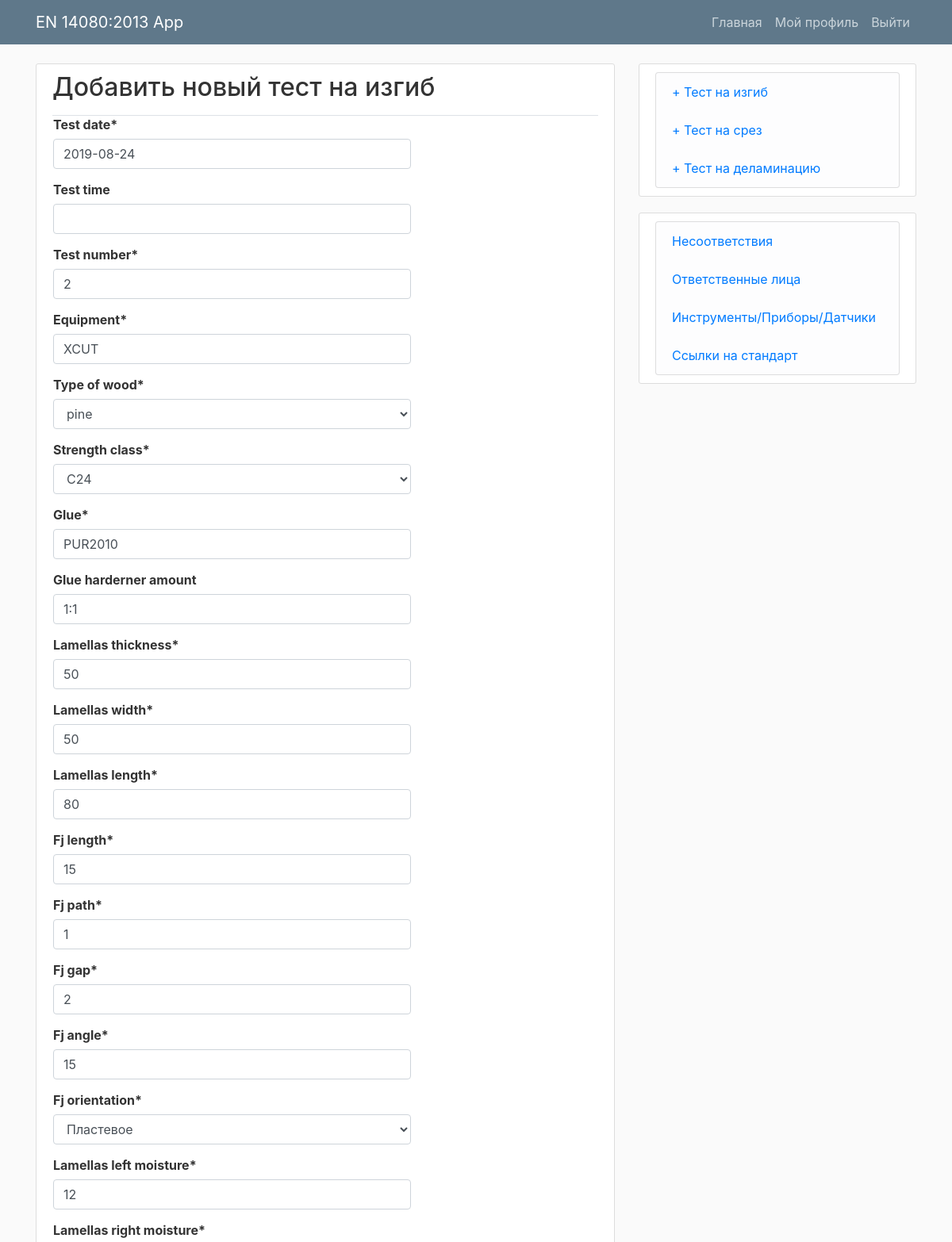
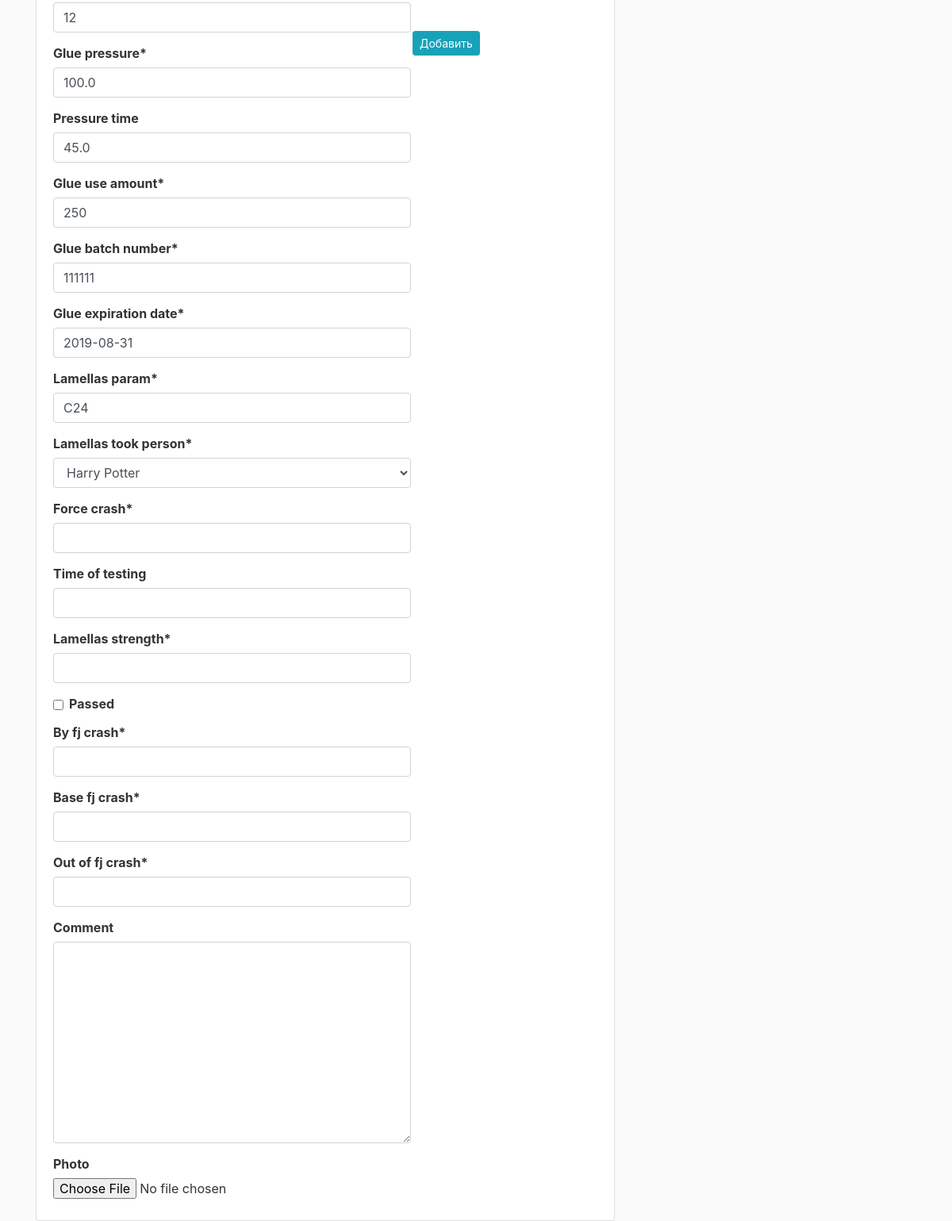
Page /bendtest/ (signed in) on the earlier database version (2 pictures, top to bottom).
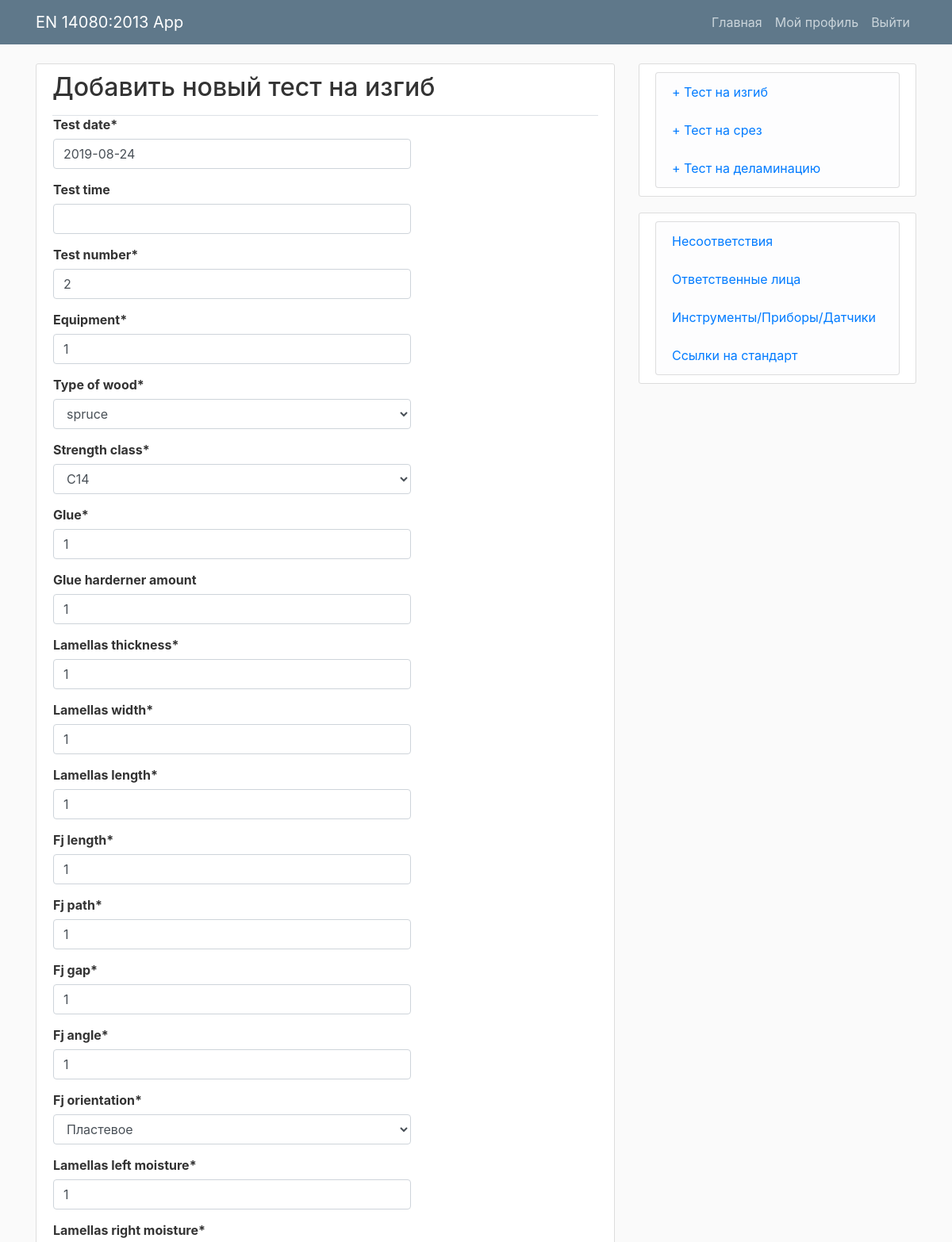
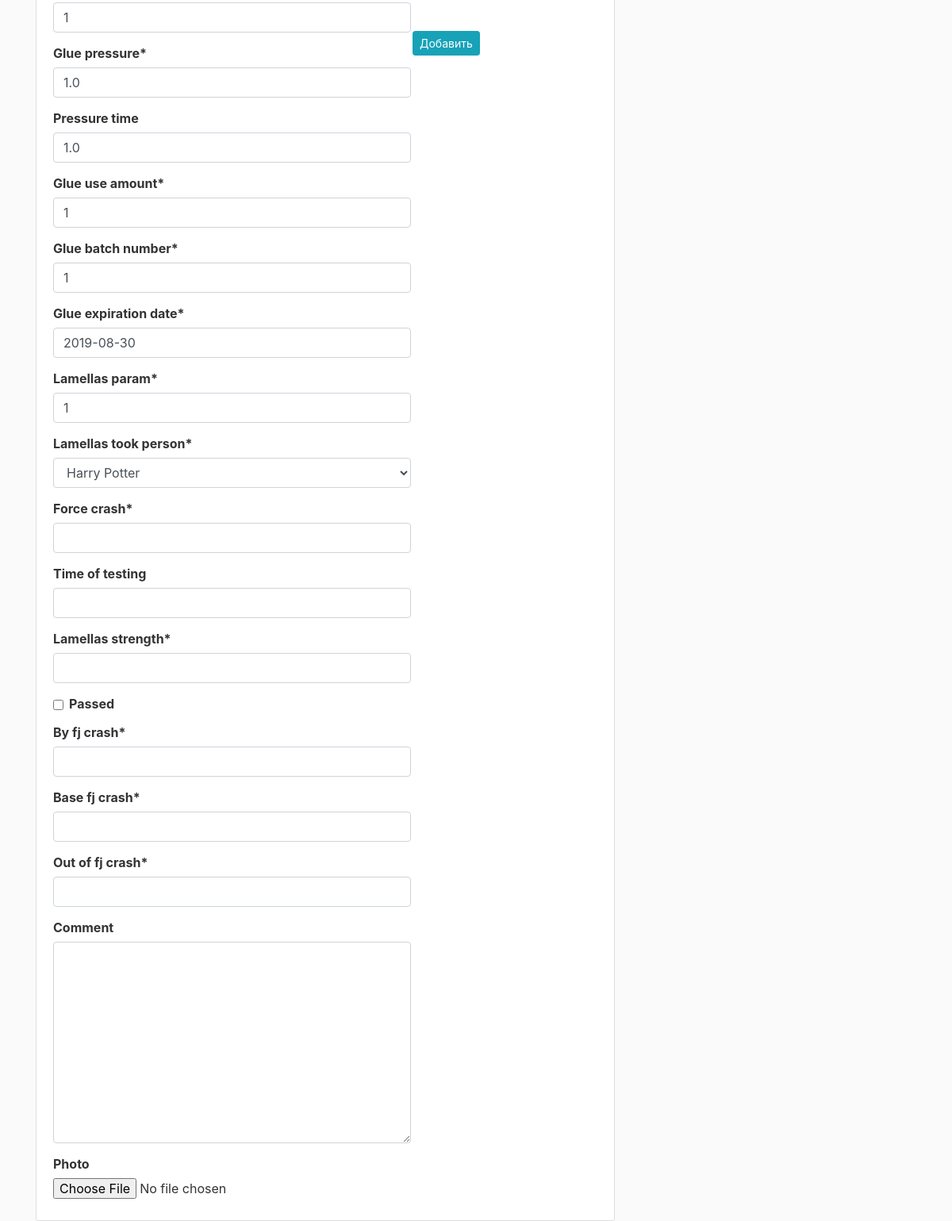
Same page on the later database version (2 pictures, top to bottom).
### mainApp/models.py (models this page shows, shortened)
class TestLamella(models.Model):
	test_date = models.DateField()
	test_time = models.TimeField(blank=True, null=True, default=None)
	test_number = models.IntegerField(default=def_bt_test_number)
	equipment = models.CharField(max_length=100, default=def_bt_equipment)
	type_of_wood = models.CharField(max_length=100, choices=wood_types, default=def_bt_type_of_wood)
	strength_class = models.CharField(max_length=100, choices=strength_class_types, default=def_bt_strength_class)
	glue = models.CharField(max_length=100, default=def_bt_glue)
	glue_harderner_amount = models.CharField(max_length=100, blank=True, default=def_bt_glue_harderner_amount)
	lamellas_thickness = models.IntegerField(default=def_bt_lamellas_thickness)
	lamellas_width = models.IntegerField(default=def_bt_lamellas_width)
	lamellas_length = models.IntegerField(default=def_bt_lamellas_length)
	fj_length = models.IntegerField(default=def_bt_fj_length)
	fj_path = models.IntegerField(default=def_bt_fj_path)
	fj_gap = models.IntegerField(default=def_bt_fj_gap)
	fj_angle = models.IntegerField(default=def_bt_fj_angle)
	fj_orientation = models.CharField(max_length=100, choices=[('Пластевое', 'Пластевое'), ('Ребровое', 'Ребровое')], default=def_bt_fj_orientation)
	lamellas_left_moisture = models.IntegerField(default=def_bt_lamellas_left_moisture)
	lamellas_right_moisture = models.IntegerField(default=def_bt_lamellas_right_moisture)
	glue_pressure = models.FloatField(default=def_bt_glue_pressure)
	pressure_time = models.FloatField(blank=True, null=True, default=def_bt_pressure_time)
	glue_use_amount = models.IntegerField(default=def_bt_glue_use_amount)
	glue_batch_number = models.CharField(max_length=100, default=def_bt_glue_batch_number)
	glue_expiration_date = models.DateField()
	lamellas_param = models.CharField(max_length=100, default=def_bt_lamellas_param)
	lamellas_took_person = models.ForeignKey(Person, on_delete=models.PROTECT, related_name='TestLamella_took_person', default=def_bt_lamellas_took_person)
	force_crash = models.FloatField()
	time_of_testing = models.IntegerField(blank=True, null=True)
	lamellas_strength = models.FloatField()
	passed = models.BooleanField(default=False)
	by_fj_crash = models.IntegerField()
	base_fj_crash = models.IntegerField()
	out_of_fj_crash = models.IntegerField()
	comment = models.TextField(blank=True)
	photo = models.ImageField(upload_to='uploads', blank=True)
	author = models.ForeignKey(User, blank=True, null=True, on_delete=models.CASCADE)

### mainApp/views.py (the view)
# urls.py: path('bendtest/', today_views.bendtest, name='bendtest'),
@login_required
def bendtest(request):
	if request.method == 'POST':
		form = BendtestForm(request.POST, request.FILES)
		if form.is_valid():
			form.instance.author = request.user
			form.save()
			messages.success(request, f'Новый тест на изгиб сохранен!')
			return redirect('today')
	else:
		form = BendtestForm()
	return render(request, 'mainApp/bendtest.html', {'form': form})

### mainApp/forms.py
class BendtestForm(forms.ModelForm):
	test_date = forms.DateField(widget=DatePickerInput(format='%Y-%m-%d'), initial=datetime.date.today())
	glue_expiration_date = forms.DateField(widget=DatePickerInput(format='%Y-%m-%d'), initial=def_bt_glue_expiration_date)
	class Meta:
		model = TestLamella
		fields = ['test_date', 'test_time', 'test_number', 'equipment', 'type_of_wood', 'strength_class', 'glue',
		'glue_harderner_amount', 'lamellas_thickness', 'lamellas_width', 'lamellas_length', 'fj_length', 'fj_path', 'fj_gap',
		'fj_angle', 'fj_orientation', 'lamellas_left_moisture', 'lamellas_right_moisture', 'glue_pressure',
		'pressure_time', 'glue_use_amount', 'glue_batch_number', 'glue_expiration_date', 'lamellas_param',
		'lamellas_took_person', 'force_crash', 'time_of_testing', 'lamellas_strength', 'passed', 'by_fj_crash', 'base_fj_crash',
		'out_of_fj_crash', 'comment', 'photo']

### mainApp/models.py (called while the page is built)
def def_bt_equipment():
	try:
		last_bendtests = TestLamella.objects.all().order_by('-test_date', '-test_number', '-test_time').first()
		return last_bendtests.equipment
	except: return None

def def_bt_glue():
	try:
		last_bendtests = TestLamella.objects.all().order_by('-test_date', '-test_number', '-test_time').first()
		return last_bendtests.glue
	except: return None

def def_bt_lamellas_thickness():
	try:
		last_bendtests = TestLamella.objects.all().order_by('-test_date', '-test_number', '-test_time').first()
		return last_bendtests.lamellas_thickness
	except: return None

def def_bt_lamellas_width():
	try:
		last_bendtests = TestLamella.objects.all().order_by('-test_date', '-test_number', '-test_time').first()
		return last_bendtests.lamellas_width
	except: return None

def def_bt_lamellas_length():
	try:
		last_bendtests = TestLamella.objects.all().order_by('-test_date', '-test_number', '-test_time').first()
		return last_bendtests.lamellas_length
	except: return None

def def_bt_glue_harderner_amount():
	try:
		last_bendtests = TestLamella.objects.all().order_by('-test_date', '-test_number', '-test_time').first()
		return last_bendtests.glue_harderner_amount
	except: return None

def def_bt_test_number():
	try:
		last_bendtests = TestLamella.objects.all().order_by('-test_date', '-test_number', '-test_time').first()
		return (int(last_bendtests.test_number) + 1)
	except: return None

def def_bt_fj_length():
	try:
		last_bendtests = TestLamella.objects.all().order_by('-test_date', '-test_number', '-test_time').first()
		return last_bendtests.fj_length
	except: return None

### mainApp/templates/mainApp/bendtest.html (shortened to what this page needs)
{% extends "mainApp/today.html" %}
{% load crispy_forms_tags %}
{% load bootstrap4 %}
{% block content %}
	<div class="content-section tabletoday">
        <table>
            <div class="border-bottom">
                <h2>Добавить новый тест на изгиб</h2>
                    <form method="POST" action="{% url 'bendtest' %}" enctype="multipart/form-data">
                    <th>
                        {{ form|crispy }}
                    </th>
                    <th>
                        <button class="btn btn-info btn-sm mt-1 mb-1" type="submit">Добавить</button>
                    </th>
                    </form>
        </table>
    </div>
{% endblock content %}

### mainApp/templates/mainApp/today.html (shortened to what this page needs)
{% load static %}
{% load crispy_forms_tags %}
{% load bootstrap4 %}
{% bootstrap_css %}
<!DOCTYPE html>
<html>
 <head>
<link rel="stylesheet" href="https://stackpath.bootstrapcdn.com/bootstrap/4.2.1/css/bootstrap.min.css">
    <link href="https://stackpath.bootstrapcdn.com/font-awesome/4.7.0/css/font-awesome.min.css" rel="stylesheet">
    <link rel="stylesheet" type="text/css"  href="{% static 'mainApp/main.css' %}">
</head>
<body>
    <header class="site-header">
        <nav class="navbar navbar-expand-md navbar-dark bg-steel fixed-top">
            <div class="container">
                <a class="navbar-brand" href="/">EN 14080:2013 App</a>
                <div>
                    <div class="navbar-nav mr-auto">
                        <a class="nav-link" href="{% url 'today' %}">Главная</a>
                        {% if user.is_authenticated %}
                            <a class="nav-link" href="{% url 'profile' %}">Мой профиль</a>
                            <a class="nav-link" href="{% url 'logout' %}">Выйти</a>
                        {% else %}
                            <a class="nav-link" href="{% url 'login' %}">Войти</a>
                            <a class="nav-link" href="{% url 'register' %}">Регистрация</a>
                        {% endif %}
                    </div>
                </div>
            </div>
        </nav>
    </header>
<main role="main" class="container">
    <div class="row">
        <div class="col-md-8">
            {% block content %}{% endblock %}
        </div>
        {% block sidebar %}
        <div class="col-md-4">
             <div class="content-section">
                  <ul class="list-group">
                    <li class="list-group-item list-group-item-light"><a href="{% url 'bendtest' %}">+ Тест на изгиб</a></li>
                    <li class="list-group-item list-group-item-light"><a href="{% url 'testshear' %}">+ Тест на срез</a></li>
                    <li class="list-group-item list-group-item-light"><a href="{% url 'testdelamination' %}">+ Тест на деламинацию</a></li>
                  </ul>
              </div>
              <div class="content-section">
                  <ul class="list-group">
                    <li class="list-group-item list-group-item-light"><a href="{% url 'nonconformities' %}">Несоответствия</a></li>
                    <li class="list-group-item list-group-item-light"><a href="{% url 'persons' %}">Ответственные лица</a></li>
                    <li class="list-group-item list-group-item-light"><a href="{% url 'tools' %}">Инструменты/Приборы/Датчики</a></li>
                    <li class="list-group-item list-group-item-light"><a href="#">Ссылки на стандарт</a></li>
                  </ul>
              </div>
        </div>
        {% endblock sidebar %}
    </div>
</main>
</body>
</html>

### mainApp/static/mainApp/main.css (style rules this page uses)
.bg-steel { background-color: #5f788a; }
.site-header .navbar-nav .nav-link { color: #cbd5db; }
.content-section { background: #ffffff; padding: 10px 20px; border: 1px solid #dddddd; border-radius: 3px; margin-bottom: 20px; }
body { background: #fafafa; color: #333333; margin-top: 5rem; }
ul { margin: 0; }

Differences in the rows shown:
removed TestLamella: test_date "2019-08-24", test_number "2", equipment "XCUT", type_of_wood "pine", strength_class "C24", glue "PUR2010", glue_harderner_amount "1:1", lamellas_thickness "50", lamellas_width "50", lamellas_length "80", fj_length "15", fj_path "1", fj_gap "2", fj_angle "15", fj_orientation "Пластевое", lamellas_left_moisture "12", lamellas_right_moisture "12", glue_pressure "100.0", pressure_time "45.0", glue_use_amount "250", glue_batch_number "111111", glue_expiration_date "2019-08-31", lamellas_param "C24", lamellas_took_person "Harry Potter"
added TestLamella: test_date "2019-08-24", test_number "2", equipment "1", type_of_wood "spruce", strength_class "C14", glue "1", glue_harderner_amount "1", lamellas_thickness "1", lamellas_width "1", lamellas_length "1", fj_length "1", fj_path "1", fj_gap "1", fj_angle "1", fj_orientation "Пластевое", lamellas_left_moisture "1", lamellas_right_moisture "1", glue_pressure "1.0", pressure_time "1.0", glue_use_amount "1", glue_batch_number "1", glue_expiration_date "2019-08-30", lamellas_param "1", lamellas_took_person "Harry Potter"
